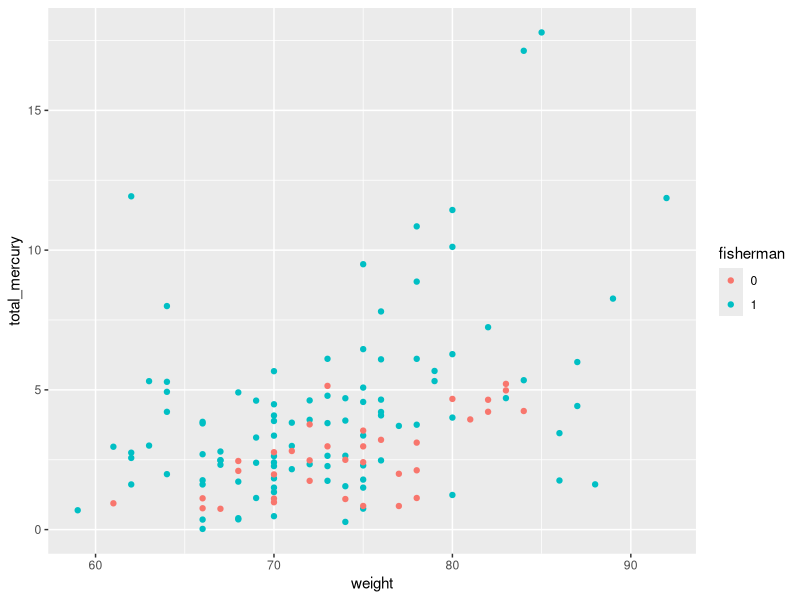
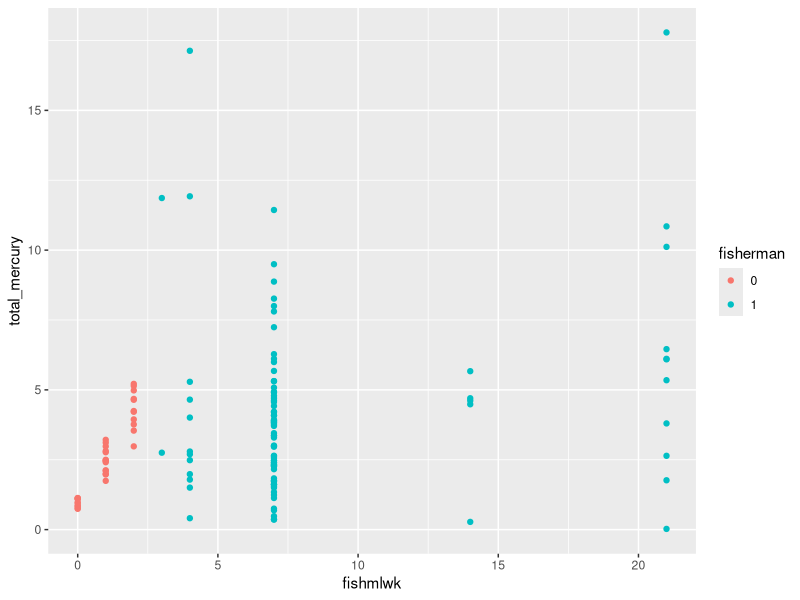

The R script that drew these images, in order:
suppressPackageStartupMessages(library(dplyr))
library(ggplot2)

fishdata <- read.csv("data/fisherman_mercury_modified.csv") %>%
  mutate(fisherman = factor(fisherman))

# x-축은 weight, y-축은 total_mercury인 산점도를 그리되,
# 점의 색상은 범주형 변수인 fisherman를 사용합니다.
ggplot(fishdata, aes(x = weight, y = total_mercury, color = fisherman)) +
  geom_point()

# x-축은 fishmlwk, y-축은 total_mercury인 산점도를 그리되,
# 점의 색상은 범주형 변수인 fisherman를 사용합니다.
ggplot(fishdata, aes(x = fishmlwk, y = total_mercury, color = fisherman)) +
  geom_point()
